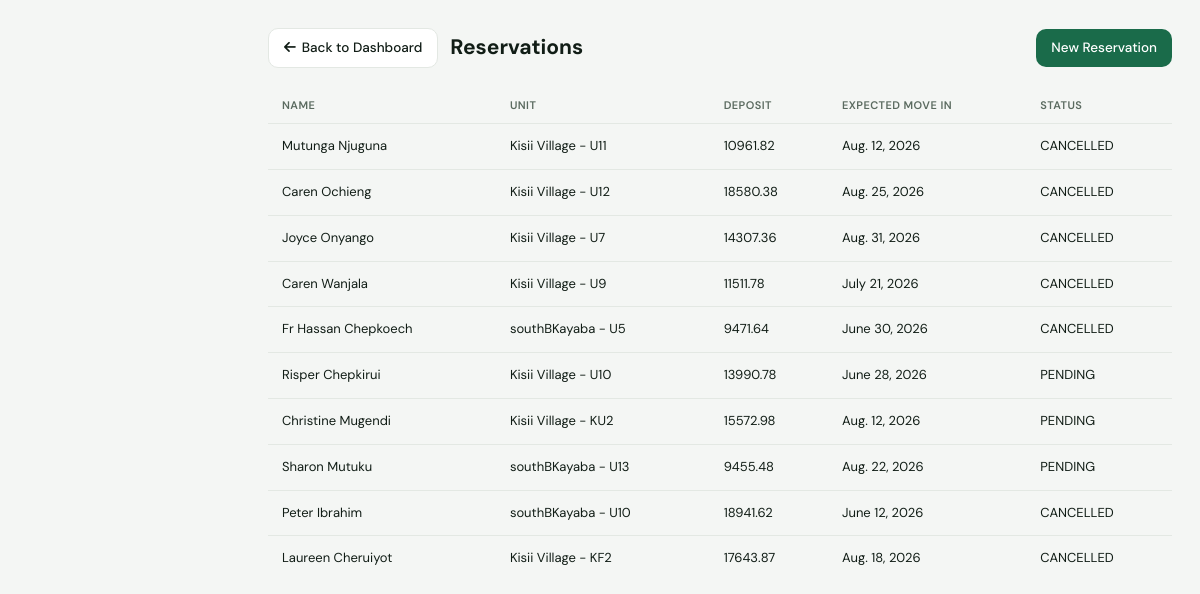
Screenshot of /tenants/reservations/ with the database file from the repository.
### tenants/models.py (models this page shows, shortened)
class Reservation(models.Model):
    PENDING = 'PENDING'
    CONVERTED = 'CONVERTED'
    CANCELLED = 'CANCELLED'
    STATUS_CHOICE = (
        (PENDING, 'Pending'),
        (CONVERTED, 'Converted'),
        (CANCELLED, 'Cancelled'),
    )
    unit = models.ForeignKey(Unit, on_delete=models.PROTECT, related_name='reservations')
    full_name = models.CharField(max_length=50)
    phone_no = models.CharField(max_length=15, null=True, blank=True)
    id_no = models.CharField(max_length=20, null=True, blank=True)
    deposit_amount = models.DecimalField(max_digits=12, decimal_places=2, default=0)
    status = models.CharField(max_length=20, choices=STATUS_CHOICE, default=PENDING)
    expected_movein_date = models.DateField()
    created_at = models.DateTimeField(auto_now_add=True)
    tenancy = models.OneToOneField(
        Tenancy,
        on_delete=models.PROTECT,
        null=True,
        blank=True,
        related_name='reservation'
    )
    notes = models.TextField(blank=True, null=True)

### properties/models.py (models this page shows, shortened)
class Unit(models.Model):
    VACANT = 'VACANT'
    RESERVED = 'RESERVED'
    OCCUPIED = 'OCCUPIED'
    STATUS_CHOICES = (
        (VACANT, 'Vacant'),
        (RESERVED, 'Reserved'),
        (OCCUPIED, 'Occupied'),
    )
    parent_property = models.ForeignKey(
        Property,
        on_delete=models.PROTECT,
        related_name='units'
    )
    unit_number = models.CharField(
        max_length=50,
    )
    monthly_rent = models.DecimalField(
        max_digits=12,
        decimal_places=2
    )
    status = models.CharField(
        max_length=20,
        choices=STATUS_CHOICES,
        default=VACANT
    )
    description = models.TextField(
        blank=True,
        null=True
    )
    active = models.BooleanField(
        default=True
    )
    created_at = models.DateTimeField(
        auto_now_add=True
    )
    updated_at = models.DateTimeField(
        auto_now=True
    )
    class Meta:
        ordering = ['parent_property', 'unit_number']
        unique_together = ('parent_property', 'unit_number')
    def __str__(self):
        return f"{self.parent_property.name} - {self.unit_number}"

class Property(models.Model):
    name = models.CharField(max_length=200)
    location = models.CharField(max_length=255)
    image = models.ImageField(
        upload_to='properties/',
        blank=True,
        null=True
    )
    description = models.TextField(
        blank=True,
        null=True
    )
    water_included = models.BooleanField(
        default=True
    )
    electricity_included = models.BooleanField(
        default=True
    )
    active = models.BooleanField(
        default=True
    )
    created_at = models.DateTimeField(
        auto_now_add=True
    )
    updated_at = models.DateTimeField(
        auto_now=True
    )
    class Meta:
        ordering = ['name']
        verbose_name = 'Property'
        verbose_name_plural = 'Properties'

### tenants/views.py (the view)
# urls.py: path('reservations/', views.reservation_list, name='reservation_list'),
def reservation_list(request):
    reservations = Reservation.objects.all()
    return render(request, 'tenants/reservation_list.html', {'reservations': reservations})

### templates/tenants/reservation_list.html
{% extends 'base.html' %}
{% block content %}
<div class="page-header">
    <div style="display:flex; gap:12px; flex-wrap:wrap; align-items:center; justify-content:space-between; width:100%;">
        <div style="display:flex; gap:12px; align-items:center; flex-wrap:wrap;">
            <a href="{% url 'dashboard' %}" class="btn btn-secondary">
                <i class="fas fa-arrow-left"></i> Back to Dashboard
            </a>
            <h2 style="margin:0;">Reservations</h2>
        </div>
        <a href="{% url 'reservation_create' %}"
           class="btn btn-primary">
            New Reservation
        </a>
    </div>
</div>
<table class="table">
    <thead>
        <tr>
            <th>Name</th>
            <th>Unit</th>
            <th>Deposit</th>
            <th>Expected Move In</th>
            <th>Status</th>
        </tr>
    </thead>
    <tbody>
        {% for reservation in reservations %}
        <tr>
            <td>{{ reservation.full_name }}</td>
            <td>{{ reservation.unit }}</td>
            <td>{{ reservation.deposit_amount }}</td>
            <td>
                {{ reservation.expected_movein_date }}
            </td>
            <td>
                {{ reservation.status }}
            </td>
        </tr>
        {% endfor %}
    </tbody>
</table>
{% endblock %}

### static/styles/main.css (style rules this page uses)
:root { --brand: #1A6B4A; --brand-light: #E8F5EF; --brand-mid: #2D9166; --sidebar-bg: #0F1F17; --sidebar-txt: rgba(255,255,255,0.55); --sidebar-act: rgba(255,255,255,0.10); --sidebar-w: 240px; --bg: #F4F6F4; --surface: #FFFFFF; --border: #E3E8E3; --txt-primary: #111D16; --txt-secondary: #5A6A5F; --txt-muted: #8FA396; --green: #1A6B4A; --green-bg: #E8F5EF; --green-txt: #0E4530; --amber: #C07A10; --amber-bg: #FEF3DC; --amber-txt: #7A4D08; --red: #B93B3B; --red-bg: #FDECEC; --red-txt: #7A2020; --blue: #1E5EA8; --blue-bg: #EAF2FD; --blue-txt: #123B6B; --radius-sm: 6px; --radius-md: 10px; --radius-lg: 14px; --shadow-sm: 0 1px 3px rgba(0,0,0,0.06); --shadow-md: 0 4px 16px rgba(0,0,0,0.08); --bottom-nav-h: 62px; }
*, *::before, *::after { margin: 0; padding: 0; box-sizing: border-box; }
body { font-family: 'DM Sans', sans-serif; font-size: 14px; line-height: 1.6; color: var(--txt-primary); background: var(--bg); display: flex; min-height: 100vh; }
table { width: 100%; border-collapse: collapse; font-size: 13px; }
thead th { padding: 9px 14px; background: var(--bg); border-bottom: 1px solid var(--border); font-weight: 600; font-size: 11px; color: var(--txt-secondary); text-transform: uppercase; letter-spacing: 0.04em; white-space: nowrap; text-align: left; }
tbody td { padding: 12px 14px; border-bottom: 1px solid var(--border); color: var(--txt-primary); vertical-align: middle; }
tbody tr:last-child td { border-bottom: none; }
.btn { display: inline-flex; align-items: center; gap: 6px; padding: 8px 15px; border-radius: var(--radius-md); font-size: 13.5px; font-weight: 500; cursor: pointer; border: none; text-decoration: none; transition: all 0.15s; white-space: nowrap; font-family: inherit; min-height: 36px; }
.btn-primary { background: var(--brand); color: white; }
.btn-secondary { background: var(--surface); color: var(--txt-primary); border: 1px solid var(--border); }
.page-header { display: flex; align-items: flex-start; justify-content: space-between; margin-bottom: 16px; gap: 12px; flex-wrap: wrap; }
@media (min-width: 640px) { .page-header { flex-wrap: nowrap; margin-bottom: 20px; } }

### rows the page displays
Reservation: full_name "Mutunga Njuguna", unit "Kisii Village - U11", deposit_amount "10961.82", expected_movein_date "Aug. 12, 2026", status "CANCELLED"
Reservation: full_name "Caren Ochieng", unit "Kisii Village - U12", deposit_amount "18580.38", expected_movein_date "Aug. 25, 2026", status "CANCELLED"
Reservation: full_name "Joyce Onyango", unit "Kisii Village - U7", deposit_amount "14307.36", expected_movein_date "Aug. 31, 2026", status "CANCELLED"
Reservation: full_name "Caren Wanjala", unit "Kisii Village - U9", deposit_amount "11511.78", expected_movein_date "July 21, 2026", status "CANCELLED"
Reservation: full_name "Fr Hassan Chepkoech", unit "southBKayaba - U5", deposit_amount "9471.64", expected_movein_date "June 30, 2026", status "CANCELLED"
Reservation: full_name "Risper Chepkirui", unit "Kisii Village - U10", deposit_amount "13990.78", expected_movein_date "June 28, 2026", status "PENDING"
Reservation: full_name "Christine Mugendi", unit "Kisii Village - KU2", deposit_amount "15572.98", expected_movein_date "Aug. 12, 2026", status "PENDING"
Reservation: full_name "Sharon Mutuku", unit "southBKayaba - U13", deposit_amount "9455.48", expected_movein_date "Aug. 22, 2026", status "PENDING"
Reservation: full_name "Peter Ibrahim", unit "southBKayaba - U10", deposit_amount "18941.62", expected_movein_date "June 12, 2026", status "CANCELLED"
Reservation: full_name "Laureen Cheruiyot", unit "Kisii Village - KF2", deposit_amount "17643.87", expected_movein_date "Aug. 18, 2026", status "CANCELLED"
